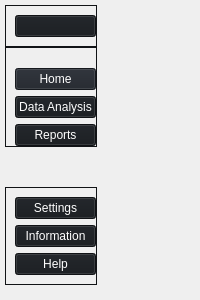
     <widget class="QCustomSlideMenu" name="leftMenuContainer" native="true">
      <property name="sizePolicy">
       <sizepolicy hsizetype="Minimum" vsizetype="Preferred">
        <horstretch>0</horstretch>
        <verstretch>0</verstretch>
       </sizepolicy>
      </property>
      <layout class="QVBoxLayout" name="verticalLayout">
       <property name="spacing">
        <number>0</number>
       </property>
       <property name="leftMargin">
        <number>0</number>
       </property>
       <property name="topMargin">
        <number>0</number>
       </property>
       <property name="rightMargin">
        <number>0</number>
       </property>
       <property name="bottomMargin">
        <number>0</number>
       </property>
       <item alignment="Qt::AlignLeft">
        <widget class="QWidget" name="leftMenuSubContainer" native="true">
         <property name="palette">
          <palette>
           <active>
            <colorrole role="WindowText">
             <brush brushstyle="SolidPattern">
              <color alpha="255">
               <red>255</red>
               <green>255</green>
               <blue>255</blue>
              </color>
             </brush>
            </colorrole>
            <colorrole role="Button">
             <brush brushstyle="SolidPattern">
              <color alpha="255">
               <red>22</red>
               <green>25</green>
               <blue>29</blue>
              </color>
             </brush>
            </colorrole>
            <colorrole role="Text">
             <brush brushstyle="SolidPattern">
              <color alpha="255">
               <red>255</red>
               <green>255</green>
               <blue>255</blue>
              </color>
             </brush>
            </colorrole>
            <colorrole role="ButtonText">
             <brush brushstyle="SolidPattern">
              <color alpha="255">
               <red>255</red>
               <green>255</green>
               <blue>255</blue>
              </color>
             </brush>
            </colorrole>
            <colorrole role="Base">
             <brush brushstyle="SolidPattern">
              <color alpha="255">
               <red>22</red>
               <green>25</green>
               <blue>29</blue>
              </color>
             </brush>
            </colorrole>
            <colorrole role="Window">
             <brush brushstyle="SolidPattern">
              <color alpha="255">
               <red>22</red>
               <green>25</green>
               <blue>29</blue>
              </color>
             </brush>
            </colorrole>
            <colorrole role="PlaceholderText">
             <brush brushstyle="NoBrush">
              <color alpha="128">
               <red>255</red>
               <green>255</green>
               <blue>255</blue>
              </color>
             </brush>
            </colorrole>
           </active>
           <inactive>
            <colorrole role="WindowText">
             <brush brushstyle="SolidPattern">
              <color alpha="255">
               <red>255</red>
               <green>255</green>
               <blue>255</blue>
              </color>
             </brush>
            </colorrole>
            <colorrole role="Button">
             <brush brushstyle="SolidPattern">
              <color alpha="255">
               <red>22</red>
               <green>25</green>
               <blue>29</blue>
              </color>
             </brush>
            </colorrole>
            <colorrole role="Text">
             <brush brushstyle="SolidPattern">
              <color alpha="255">
               <red>255</red>
               <green>255</green>
               <blue>255</blue>
              </color>
             </brush>
            </colorrole>
            <colorrole role="ButtonText">
             <brush brushstyle="SolidPattern">
              <color alpha="255">
               <red>255</red>
               <green>255</green>
               <blue>255</blue>
              </color>
             </brush>
            </colorrole>
            <colorrole role="Base">
             <brush brushstyle="SolidPattern">
              <color alpha="255">
               <red>22</red>
               <green>25</green>
               <blue>29</blue>
              </color>
             </brush>
            </colorrole>
            <colorrole role="Window">
             <brush brushstyle="SolidPattern">
              <color alpha="255">
               <red>22</red>
               <green>25</green>
               <blue>29</blue>
              </color>
             </brush>
            </colorrole>
            <colorrole role="PlaceholderText">
             <brush brushstyle="NoBrush">
              <color alpha="128">
               <red>255</red>
               <green>255</green>
               <blue>255</blue>
              </color>
             </brush>
            </colorrole>
           </inactive>
           <disabled>
            <colorrole role="WindowText">
             <brush brushstyle="SolidPattern">
              <color alpha="255">
               <red>255</red>
               <green>255</green>
               <blue>255</blue>
              </color>
             </brush>
            </colorrole>
            <colorrole role="Button">
             <brush brushstyle="SolidPattern">
              <color alpha="255">
               <red>22</red>
               <green>25</green>
               <blue>29</blue>
              </color>
             </brush>
            </colorrole>
            <colorrole role="Text">
             <brush brushstyle="SolidPattern">
              <color alpha="255">
               <red>255</red>
               <green>255</green>
               <blue>255</blue>
              </color>
             </brush>
            </colorrole>
            <colorrole role="ButtonText">
             <brush brushstyle="SolidPattern">
              <color alpha="255">
               <red>255</red>
               <green>255</green>
               <blue>255</blue>
              </color>
             </brush>
            </colorrole>
            <colorrole role="Base">
             <brush brushstyle="SolidPattern">
              <color alpha="255">
               <red>22</red>
               <green>25</green>
               <blue>29</blue>
              </color>
             </brush>
            </colorrole>
            <colorrole role="Window">
             <brush brushstyle="SolidPattern">
              <color alpha="255">
               <red>22</red>
               <green>25</green>
               <blue>29</blue>
              </color>
             </brush>
            </colorrole>
            <colorrole role="PlaceholderText">
             <brush brushstyle="NoBrush">
              <color alpha="128">
               <red>255</red>
               <green>255</green>
               <blue>255</blue>
              </color>
             </brush>
            </colorrole>
           </disabled>
          </palette>
         </property>
         <layout class="QVBoxLayout" name="verticalLayout_2">
          <property name="spacing">
           <number>0</number>
          </property>
          <property name="leftMargin">
           <number>5</number>
          </property>
          <property name="topMargin">
           <number>5</number>
          </property>
          <property name="rightMargin">
           <number>0</number>
          </property>
          <property name="bottomMargin">
           <number>15</number>
          </property>
          <item alignment="Qt::AlignTop">
           <widget class="QFrame" name="frame">
            <property name="frameShape">
             <enum>QFrame::StyledPanel</enum>
            </property>
            <property name="frameShadow">
             <enum>QFrame::Raised</enum>
            </property>
            <layout class="QVBoxLayout" name="verticalLayout_5">
             <property name="rightMargin">
              <number>0</number>
             </property>
             <item alignment="Qt::AlignTop">
              <widget class="QPushButton" name="menuBtn">
               <property name="toolTip">
                <string>Menu</string>
               </property>
               <property name="text">
                <string/>
               </property>
               <property name="icon">
                <iconset resource="resources.qrc">
                 <normaloff>:/icons/public/icons/align-justify.svg</normaloff>:/icons/public/icons/align-justify.svg</iconset>
               </property>
               <property name="iconSize">
                <size>
                 <width>24</width>
                 <height>24</height>
                </size>
               </property>
              </widget>
             </item>
            </layout>
           </widget>
          </item>
          <item alignment="Qt::AlignTop">
           <widget class="QFrame" name="frame_2">
            <property name="sizePolicy">
             <sizepolicy hsizetype="Preferred" vsizetype="Preferred">
              <horstretch>0</horstretch>
              <verstretch>0</verstretch>
             </sizepolicy>
            </property>
            <property name="frameShape">
             <enum>QFrame::StyledPanel</enum>
            </property>
            <property name="frameShadow">
             <enum>QFrame::Raised</enum>
            </property>
            <layout class="QVBoxLayout" name="verticalLayout_3">
             <property name="leftMargin">
              <number>9</number>
             </property>
             <property name="topMargin">
              <number>20</number>
             </property>
             <property name="rightMargin">
              <number>0</number>
             </property>
             <property name="bottomMargin">
              <number>0</number>
             </property>
             <item>
              <widget class="QPushButton" name="homeBtn">
               <property name="palette">
                <palette>
                 <active>
                  <colorrole role="WindowText">
                   <brush brushstyle="SolidPattern">
                    <color alpha="255">
                     <red>255</red>
                     <green>255</green>
                     <blue>255</blue>
                    </color>
                   </brush>
                  </colorrole>
                  <colorrole role="Button">
                   <brush brushstyle="SolidPattern">
                    <color alpha="255">
                     <red>31</red>
                     <green>35</green>
                     <blue>42</blue>
                    </color>
                   </brush>
                  </colorrole>
                  <colorrole role="Text">
                   <brush brushstyle="SolidPattern">
                    <color alpha="255">
                     <red>255</red>
                     <green>255</green>
                     <blue>255</blue>
                    </color>
                   </brush>
                  </colorrole>
                  <colorrole role="ButtonText">
                   <brush brushstyle="SolidPattern">
                    <color alpha="255">
                     <red>255</red>
                     <green>255</green>
                     <blue>255</blue>
                    </color>
                   </brush>
                  </colorrole>
                  <colorrole role="Base">
                   <brush brushstyle="SolidPattern">
                    <color alpha="255">
                     <red>31</red>
                     <green>35</green>
                     <blue>42</blue>
                    </color>
                   </brush>
                  </colorrole>
                  <colorrole role="Window">
                   <brush brushstyle="SolidPattern">
                    <color alpha="255">
                     <red>31</red>
                     <green>35</green>
                     <blue>42</blue>
                    </color>
                   </brush>
                  </colorrole>
                  <colorrole role="PlaceholderText">
                   <brush brushstyle="NoBrush">
                    <color alpha="128">
                     <red>255</red>
                     <green>255</green>
                     <blue>255</blue>
                    </color>
                   </brush>
                  </colorrole>
                 </active>
                 <inactive>
                  <colorrole role="WindowText">
                   <brush brushstyle="SolidPattern">
                    <color alpha="255">
                     <red>255</red>
                     <green>255</green>
                     <blue>255</blue>
                    </color>
                   </brush>
                  </colorrole>
                  <colorrole role="Button">
                   <brush brushstyle="SolidPattern">
                    <color alpha="255">
                     <red>31</red>
                     <green>35</green>
                     <blue>42</blue>
                    </color>
                   </brush>
                  </colorrole>
                  <colorrole role="Text">
                   <brush brushstyle="SolidPattern">
                    <color alpha="255">
                     <red>255</red>
                     <green>255</green>
                     <blue>255</blue>
                    </color>
                   </brush>
                  </colorrole>
                  <colorrole role="ButtonText">
                   <brush brushstyle="SolidPattern">
                    <color alpha="255">
                     <red>255</red>
                     <green>255</green>
                     <blue>255</blue>
                    </color>
                   </brush>
                  </colorrole>
                  <colorrole role="Base">
                   <brush brushstyle="SolidPattern">
                    <color alpha="255">
                     <red>31</red>
                     <green>35</green>
                     <blue>42</blue>
                    </color>
                   </brush>
                  </colorrole>
                  <colorrole role="Window">
                   <brush brushstyle="SolidPattern">
                    <color alpha="255">
                     <red>31</red>
                     <green>35</green>
                     <blue>42</blue>
                    </color>
                   </brush>
                  </colorrole>
                  <colorrole role="PlaceholderText">
                   <brush brushstyle="NoBrush">
                    <color alpha="128">
                     <red>255</red>
                     <green>255</green>
                     <blue>255</blue>
                    </color>
                   </brush>
                  </colorrole>
                 </inactive>
                 <disabled>
                  <colorrole role="WindowText">
                   <brush brushstyle="SolidPattern">
                    <color alpha="255">
                     <red>255</red>
                     <green>255</green>
                     <blue>255</blue>
                    </color>
                   </brush>
                  </colorrole>
                  <colorrole role="Button">
                   <brush brushstyle="SolidPattern">
                    <color alpha="255">
                     <red>31</red>
                     <green>35</green>
                     <blue>42</blue>
                    </color>
                   </brush>
                  </colorrole>
                  <colorrole role="Text">
                   <brush brushstyle="SolidPattern">
                    <color alpha="255">
                     <red>255</red>
                     <green>255</green>
                     <blue>255</blue>
                    </color>
                   </brush>
                  </colorrole>
                  <colorrole role="ButtonText">
                   <brush brushstyle="SolidPattern">
                    <color alpha="255">
                     <red>255</red>
                     <green>255</green>
                     <blue>255</blue>
                    </color>
                   </brush>
                  </colorrole>
                  <colorrole role="Base">
                   <brush brushstyle="SolidPattern">
                    <color alpha="255">
                     <red>31</red>
                     <green>35</green>
                     <blue>42</blue>
                    </color>
                   </brush>
                  </colorrole>
                  <colorrole role="Window">
                   <brush brushstyle="SolidPattern">
                    <color alpha="255">
                     <red>31</red>
                     <green>35</green>
                     <blue>42</blue>
                    </color>
                   </brush>
                  </colorrole>
                  <colorrole role="PlaceholderText">
                   <brush brushstyle="NoBrush">
                    <color alpha="128">
                     <red>255</red>
                     <green>255</green>
                     <blue>255</blue>
                    </color>
                   </brush>
                  </colorrole>
                 </disabled>
                </palette>
               </property>
               <property name="toolTip">
                <string>Home</string>
               </property>
               <property name="styleSheet">
                <string notr="true">background-color:#1f232a;</string>
               </property>
               <property name="text">
                <string>Home</string>
               </property>
               <property name="icon">
                <iconset resource="resources.qrc">
                 <normaloff>:/icons/public/icons/home.svg</normaloff>:/icons/public/icons/home.svg</iconset>
               </property>
               <property name="iconSize">
                <size>
                 <width>24</width>
                 <height>24</height>
                </size>
               </property>
              </widget>
             </item>
             <item>
              <widget class="QPushButton" name="dataBtn">
               <property name="toolTip">
                <string>Data Analysis</string>
               </property>
               <property name="text">
                <string>Data Analysis</string>
               </property>
               <property name="icon">
                <iconset resource="resources.qrc">
                 <normaloff>:/icons/public/icons/list.svg</normaloff>:/icons/public/icons/list.svg</iconset>
               </property>
               <property name="iconSize">
                <size>
                 <width>24</width>
                 <height>24</height>
                </size>
               </property>
              </widget>
             </item>
             <item>
              <widget class="QPushButton" name="reportsBtn">
               <property name="toolTip">
                <string>Reborts</string>
               </property>
               <property name="text">
                <string>Reports</string>
               </property>
               <property name="icon">
                <iconset resource="resources.qrc">
                 <normaloff>:/icons/public/icons/printer.svg</normaloff>:/icons/public/icons/printer.svg</iconset>
               </property>
               <property name="iconSize">
                <size>
                 <width>24</width>
                 <height>24</height>
                </size>
               </property>
              </widget>
             </item>
            </layout>
           </widget>
          </item>
          <item>
           <spacer name="verticalSpacer">
            <property name="orientation">
             <enum>Qt::Vertical</enum>
            </property>
            <property name="sizeHint" stdset="0">
             <size>
              <width>20</width>
              <height>40</height>
             </size>
            </property>
           </spacer>
          </item>
          <item>
           <widget class="QFrame" name="frame_3">
            <property name="frameShape">
             <enum>QFrame::StyledPanel</enum>
            </property>
            <property name="frameShadow">
             <enum>QFrame::Raised</enum>
            </property>
            <layout class="QVBoxLayout" name="verticalLayout_4">
             <property name="rightMargin">
              <number>0</number>
             </property>
             <item>
              <widget class="QPushButton" name="settingsBtn">
               <property name="toolTip">
                <string>Settings</string>
               </property>
               <property name="text">
                <string>Settings</string>
               </property>
               <property name="icon">
                <iconset resource="resources.qrc">
                 <normaloff>:/icons/public/icons/settings.svg</normaloff>:/icons/public/icons/settings.svg</iconset>
               </property>
               <property name="iconSize">
                <size>
                 <width>24</width>
                 <height>24</height>
                </size>
               </property>
              </widget>
             </item>
             <item>
              <widget class="QPushButton" name="infoBtn">
               <property name="toolTip">
                <string>Information</string>
               </property>
               <property name="text">
                <string>Information</string>
               </property>
               <property name="icon">
                <iconset resource="resources.qrc">
                 <normaloff>:/icons/public/icons/info.svg</normaloff>:/icons/public/icons/info.svg</iconset>
               </property>
               <property name="iconSize">
                <size>
                 <width>24</width>
                 <height>24</height>
                </size>
               </property>
              </widget>
             </item>
             <item>
              <widget class="QPushButton" name="helpBtn">
               <property name="toolTip">
                <string>Help</string>
               </property>
               <property name="text">
                <string>Help</string>
               </property>
               <property name="icon">
                <iconset resource="resources.qrc">
                 <normaloff>:/icons/public/icons/help-circle.svg</normaloff>:/icons/public/icons/help-circle.svg</iconset>
               </property>
               <property name="iconSize">
                <size>
                 <width>24</width>
                 <height>24</height>
                </size>
               </property>
              </widget>
             </item>
            </layout>
           </widget>
          </item>
         </layout>
        </widget>
       </item>
      </layout>
     </widget>
